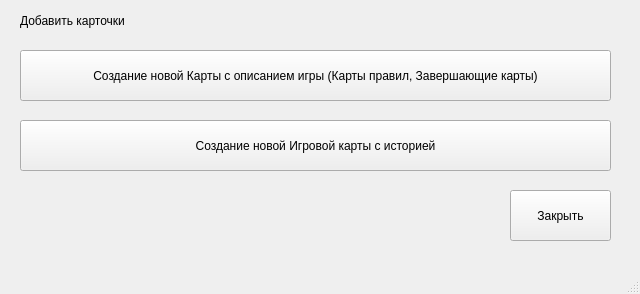
<?xml version="1.0" encoding="UTF-8"?>
<ui version="4.0">
 <class>MainWindow</class>
 <widget class="QMainWindow" name="MainWindow">
  <property name="geometry">
   <rect>
    <x>0</x>
    <y>0</y>
    <width>640</width>
    <height>294</height>
   </rect>
  </property>
  <property name="windowTitle">
   <string>MainWindow</string>
  </property>
  <widget class="QWidget" name="centralwidget">
   <widget class="QLabel" name="label">
    <property name="geometry">
     <rect>
      <x>20</x>
      <y>10</y>
      <width>111</width>
      <height>21</height>
     </rect>
    </property>
    <property name="text">
     <string>Добавить карточки</string>
    </property>
   </widget>
   <widget class="QPushButton" name="new_rule_card_but">
    <property name="geometry">
     <rect>
      <x>20</x>
      <y>50</y>
      <width>591</width>
      <height>51</height>
     </rect>
    </property>
    <property name="text">
     <string>Создание новой Карты с описанием игры (Карты правил, Завершающие карты)</string>
    </property>
   </widget>
   <widget class="QPushButton" name="new_history_card_but">
    <property name="geometry">
     <rect>
      <x>20</x>
      <y>120</y>
      <width>591</width>
      <height>51</height>
     </rect>
    </property>
    <property name="text">
     <string>Создание новой Игровой карты с историей</string>
    </property>
   </widget>
   <widget class="QPushButton" name="close_but">
    <property name="geometry">
     <rect>
      <x>510</x>
      <y>190</y>
      <width>101</width>
      <height>51</height>
     </rect>
    </property>
    <property name="text">
     <string>Закрыть</string>
    </property>
   </widget>
  </widget>
  <widget class="QMenuBar" name="menubar">
   <property name="geometry">
    <rect>
     <x>0</x>
     <y>0</y>
     <width>640</width>
     <height>21</height>
    </rect>
   </property>
  </widget>
  <widget class="QStatusBar" name="statusbar"/>
 </widget>
 <resources/>
 <connections/>
</ui>
